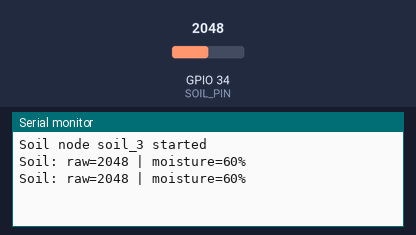
Recording of a sketch running on a simulated ESP32. Parts: the last lines printed to the serial monitor. The test bench sets the inputs (shaded band); at power-on: GPIO 34 (SOIL_PIN) = 2048 (analog values on the 0–4095 scale). WiFi joins after 1.5 s; servers stay silent unless stated; uploads are accepted with an empty reply.

Above: at 2.2 s.
2.3 s: GPIO 34 (SOIL_PIN) set to 106
At 3.07 s:
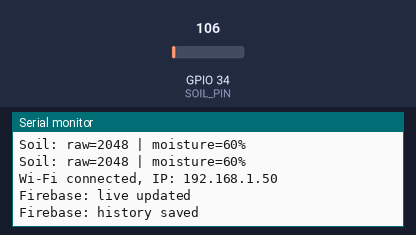
4.2 s: GPIO 34 (SOIL_PIN) set to 93
At 6.0 s:
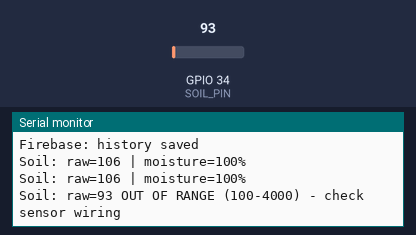

The sketch:

soil_node_3.ino
```cpp
// Soil sensor node - ESP32 + 1 capacitive soil moisture sensor v2.0
// Reads one soil sensor and saves it to Firebase Realtime Database:
//   /irrigation/sensors/soil_<NODE_ID>/live          latest reading (every 5 s)
//   /irrigation/sensors/soil_<NODE_ID>/history/{id}  saved reading (every 60 s)
// The main ESP32 (smart_irrigation_esp32) averages this with the other
// sensors to decide the pump, and the mobile app shows each sensor.
// This node has no pump, relay, DHT or OLED.
//
// Wiring (breadboard):  sensor VCC -> 3V3,  GND -> GND,  AOUT -> D34
// Serial Monitor (115200): s = status, f = send to Firebase now.
// ArduinoJson v7 required.

#include <Arduino.h>
#include <WiFi.h>
#include <WiFiClientSecure.h>
#include <HTTPClient.h>
#include <ArduinoJson.h>

// Wi-Fi name/password are in secrets.h, which is not pushed to GitHub.
// Copy secrets.example.h to secrets.h and fill it in.
#include "secrets.h"

// ---- Which sensor this board is ----
// 1 is the main ESP32. Use 2 or 3 here; each board needs a different number.
const int NODE_ID = 3;

const char* FIREBASE_URL =
    "https://watermelon-674c0-default-rtdb.asia-southeast1.firebasedatabase.app";

// ---- Soil sensor ----
// AOUT must be on an ADC1 pin (GPIO32-39): ADC2 pins stop working with Wi-Fi.
const int SOIL_PIN = 34;
// Calibration (raw analogRead, 0-4095). Send 's' with the sensor in dry air
// for SOIL_DRY_RAW, then in water for SOIL_WET_RAW. Higher raw = drier.
const int SOIL_DRY_RAW = 3200;   // 0% moisture
const int SOIL_WET_RAW = 1300;   // 100% moisture
const int SOIL_SAMPLES = 10;     // Readings averaged per measurement.
// Outside this range the sensor is unplugged or shorted: no % is sent.
const int RAW_MIN_VALID = 100, RAW_MAX_VALID = 4000;

// ---- Timing ----
const uint32_t READ_INTERVAL_MS = 1000;           // Read the sensor every 1 s.
const uint32_t LIVE_INTERVAL_MS = 5UL * 1000;     // Send live reading every 5 s.
const uint32_t HISTORY_INTERVAL_MS = 60UL * 1000; // Save history every 60 s.
const uint32_t WIFI_RETRY_MS = 30UL * 1000;

int soilRaw = -1;      // Averaged raw value; -1 = not read yet.
int soilPercent = -1;  // 0-100%; -1 = invalid reading.
uint32_t lastReadAt = 0, lastLiveAt = 0, lastHistoryAt = 0, lastWifiTry = 0;
bool liveSent = false, historySent = false;

String nodePath() { return "/irrigation/sensors/soil_" + String(NODE_ID); }

// Reads the sensor SOIL_SAMPLES times and returns the average raw value.
int readSoilRaw() {
  long sum = 0;
  for (int n = 0; n < SOIL_SAMPLES; n++) {
    sum += analogRead(SOIL_PIN);
    delay(10);
  }
  return sum / SOIL_SAMPLES;
}

// Converts raw to 0-100%, or -1 when the raw value is out of range.
int soilRawToPercent(int raw) {
  if (raw < RAW_MIN_VALID || raw > RAW_MAX_VALID) return -1;
  return constrain(map(raw, SOIL_DRY_RAW, SOIL_WET_RAW, 0, 100), 0, 100);
}

// One HTTPS connection to Firebase, kept open and reused.
WiFiClientSecure fbClient;
HTTPClient fbHttp;
bool fbReady = false;

bool firebaseSend(const char* method, const String& path, const String& json) {
  if (WiFi.status() != WL_CONNECTED) return false;
  if (!fbReady) {
    fbClient.setInsecure(); // Prototype only: HTTPS certificate is not verified.
    fbHttp.setReuse(true);
    fbReady = true;
  }
  if (!fbHttp.begin(fbClient, String(FIREBASE_URL) + path + ".json")) return false;
  fbHttp.setTimeout(5000);
  fbHttp.addHeader("Content-Type", "application/json");
  int code = fbHttp.sendRequest(method, json);
  fbHttp.end();
  if (code < 0) fbClient.stop(); // Broken connection: open a fresh one next time.
  if (code == 200) return true;
  Serial.printf("Firebase %s %s: HTTP %d\n", method, path.c_str(), code);
  return false;
}

// {"timestamp": <server time>, "soil_moisture_pct": 65, "raw": 2400}
// soil_moisture_pct is left out when the reading is invalid.
String buildReadingJson() {
  JsonDocument doc;
  doc["timestamp"][".sv"] = "timestamp";
  if (soilPercent >= 0) doc["soil_moisture_pct"] = soilPercent;
  doc["raw"] = soilRaw;
  String out;
  serializeJson(doc, out);
  return out;
}

void publishLive() {
  lastLiveAt = millis();
  liveSent = true;
  if (firebaseSend("PUT", nodePath() + "/live", buildReadingJson()))
    Serial.println("Firebase: live updated");
}

void publishHistory() {
  lastHistoryAt = millis();
  historySent = true;
  if (firebaseSend("POST", nodePath() + "/history", buildReadingJson()))
    Serial.println("Firebase: history saved");
}

void printStatus() {
  Serial.println("==== STATUS ====");
  Serial.printf("Node: soil_%d | Wi-Fi: %s\n", NODE_ID,
                WiFi.status() == WL_CONNECTED ? "connected" : "offline");
  Serial.printf("Soil: raw=%d (dry=%d, wet=%d) | moisture=%d%%\n",
                soilRaw, SOIL_DRY_RAW, SOIL_WET_RAW, soilPercent);
}

void setup() {
  Serial.begin(115200);
  delay(1000);
  pinMode(SOIL_PIN, INPUT);
  analogReadResolution(12);
  WiFi.mode(WIFI_STA);
  // Why a connection attempt failed (e.g. 201 = network not found,
  // 15 or 204 = wrong password, 200/202 = weak signal/timeout).
  WiFi.onEvent([](WiFiEvent_t, WiFiEventInfo_t info) {
    Serial.printf("Wi-Fi: disconnected, reason %d\n",
                  info.wifi_sta_disconnected.reason);
  }, ARDUINO_EVENT_WIFI_STA_DISCONNECTED);
  WiFi.setAutoReconnect(true);
  WiFi.begin(WIFI_SSID, WIFI_PASS);
  lastWifiTry = millis();
  Serial.printf("Soil node soil_%d started\n", NODE_ID);
}

void loop() {
  uint32_t now = millis();

  if (lastReadAt == 0 || (uint32_t)(now - lastReadAt) >= READ_INTERVAL_MS) {
    lastReadAt = now;
    soilRaw = readSoilRaw();
    soilPercent = soilRawToPercent(soilRaw);
    if (soilPercent < 0)
      Serial.printf("Soil: raw=%d OUT OF RANGE (%d-%d) - check sensor wiring\n",
                    soilRaw, RAW_MIN_VALID, RAW_MAX_VALID);
    else
      Serial.printf("Soil: raw=%d | moisture=%d%%\n", soilRaw, soilPercent);
  }

  static bool wasConnected = false;
  bool connected = WiFi.status() == WL_CONNECTED;
  if (connected && !wasConnected) {
    Serial.print("Wi-Fi connected, IP: ");
    Serial.println(WiFi.localIP());
  }
  wasConnected = connected;
  if (!connected && (uint32_t)(now - lastWifiTry) >= WIFI_RETRY_MS) {
    lastWifiTry = now;
    WiFi.disconnect();
    WiFi.begin(WIFI_SSID, WIFI_PASS);
  }

  if (connected && soilRaw >= 0) {
    if (!liveSent || (uint32_t)(millis() - lastLiveAt) >= LIVE_INTERVAL_MS) publishLive();
    if (!historySent || (uint32_t)(millis() - lastHistoryAt) >= HISTORY_INTERVAL_MS)
      publishHistory();
  }

  if (Serial.available()) {
    char command = Serial.read();
    if (command == 's') printStatus();
    else if (command == 'f') { publishLive(); publishHistory(); }
  }
  delay(20);
}
```

secrets.h
```cpp
// Private settings - this file is NOT pushed to GitHub (see .gitignore).
// Copy secrets.example.h to secrets.h and fill in your own values.
#pragma once

// const char* WIFI_SSID = "GlobeAtHome_A7E42_2.4";
// const char* WIFI_PASS = "EF7B91C1";
const char* WIFI_SSID = "Tricoo";
const char* WIFI_PASS = "Tricoo2024";
const char* OWM_KEY = "cf7a103da6a8a31844dfe0d8e99778e8";
```

Measured:
- the behaviour switches between 100 and 99 on GPIO 34 (SOIL_PIN) (found by bisection; images 1 and 2)
- after the input at 4.2 s, the serial monitor: prints a new line after 0.96 s (image 2)
